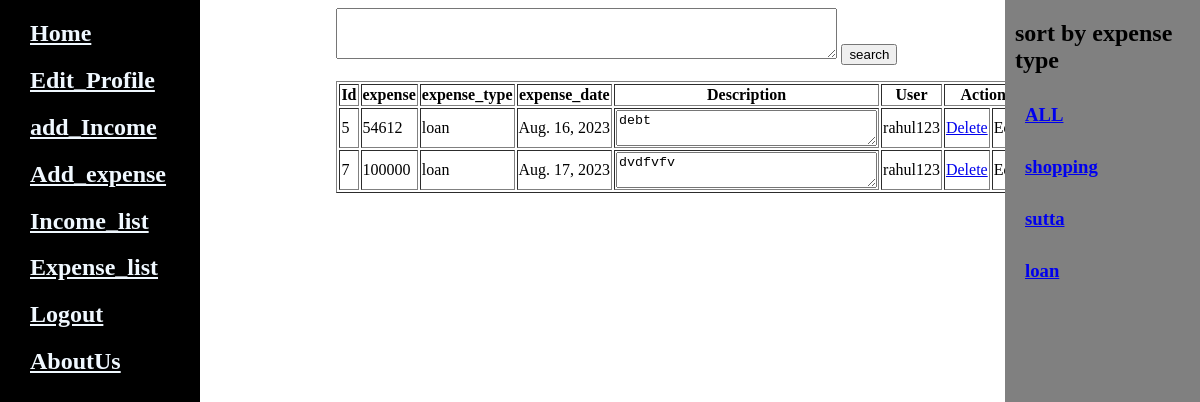
Page /ext/loan (signed in) on the committed database.
### expense/models.py (models this page shows)
class Expense(models.Model):
    expense=models.IntegerField()
    expense_type=models.CharField(max_length=30)
    expense_date=models.DateField()
    description=models.TextField(max_length=300)
    user=models.ForeignKey(User,on_delete=models.CASCADE)
    class Meta:
        db_table='expense'

### expense/views.py (the view)
# urls.py: path('ext/<str:extc>',v.sort_by_expense_type, name='ext'),
def sort_by_expense_type(request,extc):
    uid=request.session.get('uid')
    explist=Expense.objects.filter(user=uid)
    expt=set()
    for i in explist:
        expt.add(i.expense_type)
    explist=Expense.objects.filter(user=uid,expense_type=extc)
    context={'expe':explist,'expt':expt}
    return render(request, 'expense_list.html', context)

### expense/templates/expense_list.html (shortened to what this page needs)
{%extends 'sidebar.html'%}
{%block body%}
<form method="post" action="{%url 'expense:expense_search'%}">
    <textarea name="srch" id="" cols="60" rows="3"></textarea>
    <input type="submit" value="search">
</form>
{%if expe%}
<table border="1">
    <tr>
        <th>Id</th>
        <th>expense</th>
        <th>expense_type</th>
        <th>expense_date</th>
        <th>Description</th>
        <th>User</th>
        <th colspan="2">Action</th>
    </tr>
    {%for i in expe%}
    <tr>
        <td>{{i.id}}</td>
        <td>{{i.expense}}</td>
        <td>{{i.expense_type}}</td>
        <td>{{i.expense_date}}</td>
        <td><textarea name="" id="" cols="30">{{i.description}}</textarea></td>
        <td>{{i.user}}</td>
        <td><a href="{%url 'expense:delete' i.id%}">Delete</a></td>
        <td><a>Edit</a></td>
    </tr>
    {%endfor%}
</table>
{%else%}
<h1>no records found.......</h1>
{%endif%}
<div class="rside">
    <h2>sort by expense type</h2>
    <h3><a href="{%url 'expense:explist'%}">ALL</a></h3>
    {%for i in expt%}
    <h3><a href="{%url 'expense:ext' i %}">{{i}}</a></h3>
    {%endfor%}
</div>
{%endblock%}

### expense/templates/expense_list.html (style rules this page uses)
.rside { width: 195px; height: 100%; background-color: grey; position: fixed; top: 0%; right: 0%; }
h3 { margin: 10px; padding: 10px; }
h2 { margin-left: 10px; }

### rows in the picture
Expense: id "5", expense "54612", expense_type "loan", expense_date "Aug. 16, 2023", description "debt", user "rahul123", expt "loan"
Expense: id "7", expense "100000", expense_type "loan", expense_date "Aug. 17, 2023", description "dvdfvfv", user "rahul123"
Expense: expt "shopping"
Expense: expt "sutta"
